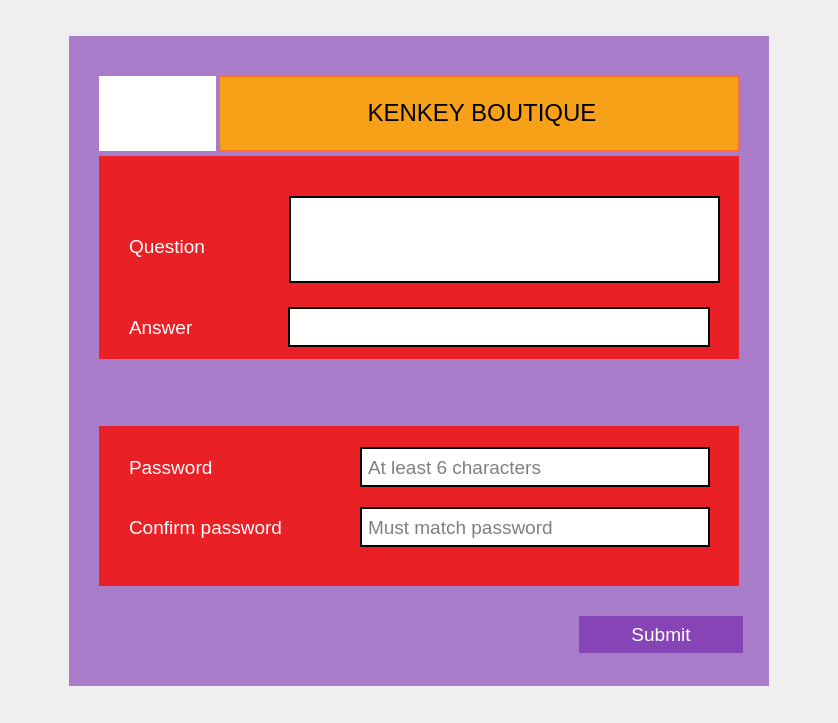
<?xml version="1.0" encoding="UTF-8"?>
<ui version="4.0">
 <class>changePasswordDialog</class>
 <widget class="QDialog" name="changePasswordDialog">
  <property name="geometry">
   <rect>
    <x>0</x>
    <y>0</y>
    <width>838</width>
    <height>723</height>
   </rect>
  </property>
  <property name="windowTitle">
   <string>Dialog</string>
  </property>
  <layout class="QGridLayout" name="gridLayout">
   <item row="0" column="0">
    <widget class="QGroupBox" name="groupBox_2">
     <property name="sizePolicy">
      <sizepolicy hsizetype="Fixed" vsizetype="Fixed">
       <horstretch>0</horstretch>
       <verstretch>0</verstretch>
      </sizepolicy>
     </property>
     <property name="minimumSize">
      <size>
       <width>700</width>
       <height>650</height>
      </size>
     </property>
     <property name="maximumSize">
      <size>
       <width>700</width>
       <height>650</height>
      </size>
     </property>
     <property name="styleSheet">
      <string notr="true">background-color: rgba(100, 10, 164,0.5);
border: 0px;</string>
     </property>
     <property name="title">
      <string/>
     </property>
     <widget class="QGroupBox" name="groupBox">
      <property name="geometry">
       <rect>
        <x>30</x>
        <y>120</y>
        <width>640</width>
        <height>203</height>
       </rect>
      </property>
      <property name="sizePolicy">
       <sizepolicy hsizetype="Fixed" vsizetype="Fixed">
        <horstretch>0</horstretch>
        <verstretch>0</verstretch>
       </sizepolicy>
      </property>
      <property name="minimumSize">
       <size>
        <width>640</width>
        <height>203</height>
       </size>
      </property>
      <property name="maximumSize">
       <size>
        <width>640</width>
        <height>160</height>
       </size>
      </property>
      <property name="styleSheet">
       <string notr="true">background-color: #EA2027;
border: 52px solid rgba(234, 32, 39,0.5);
</string>
      </property>
      <property name="title">
       <string/>
      </property>
      <widget class="QWidget" name="layoutWidget_14">
       <property name="geometry">
        <rect>
         <x>30</x>
         <y>150</y>
         <width>581</width>
         <height>42</height>
        </rect>
       </property>
       <layout class="QHBoxLayout" name="horizontalLayout_14">
        <property name="spacing">
         <number>0</number>
        </property>
        <item>
         <widget class="QLabel" name="label_19">
          <property name="sizePolicy">
           <sizepolicy hsizetype="Fixed" vsizetype="Fixed">
            <horstretch>0</horstretch>
            <verstretch>0</verstretch>
           </sizepolicy>
          </property>
          <property name="minimumSize">
           <size>
            <width>150</width>
            <height>40</height>
           </size>
          </property>
          <property name="maximumSize">
           <size>
            <width>180</width>
            <height>40</height>
           </size>
          </property>
          <property name="font">
           <font>
            <pointsize>14</pointsize>
           </font>
          </property>
          <property name="styleSheet">
           <string notr="true">background-color: none;
border:0px;
color: rgb(255, 255, 255);
</string>
          </property>
          <property name="text">
           <string>Answer</string>
          </property>
         </widget>
        </item>
        <item>
         <widget class="QLineEdit" name="answerEdit">
          <property name="sizePolicy">
           <sizepolicy hsizetype="Minimum" vsizetype="Fixed">
            <horstretch>0</horstretch>
            <verstretch>0</verstretch>
           </sizepolicy>
          </property>
          <property name="minimumSize">
           <size>
            <width>422</width>
            <height>40</height>
           </size>
          </property>
          <property name="maximumSize">
           <size>
            <width>4500</width>
            <height>40</height>
           </size>
          </property>
          <property name="font">
           <font>
            <pointsize>10</pointsize>
           </font>
          </property>
          <property name="styleSheet">
           <string notr="true">QLineEdit { 
    padding-top: 2px;     /* This QLineEdit fix  103, 111 */
    padding-bottom: 2px;  /* This QLineEdit fix  103, 111 */
    padding-left: 4px;
    padding-right: 4px;
    border-style: solid;
    background-color: rgb(255, 255, 255);
border: 2px solid rgba(0, 0, 0,1.0);
border-radius: 0px;
    color: rgb(0,0,0);
}

QLineEdit:disabled {
    background-color: #232629;
    color: #4D545B;
}

QLineEdit:hover{
    border: 2px solid rgba(60, 64, 198,1.0);
    color: rgb(0,0,0);
}

QLineEdit:selected{
   border: 2px solid rgba(60, 64, 198,1.0);
    color: rgb(0,0,0);
}</string>
          </property>
          <property name="placeholderText">
           <string/>
          </property>
         </widget>
        </item>
       </layout>
      </widget>
      <widget class="QTextEdit" name="questionEdit">
       <property name="geometry">
        <rect>
         <x>190</x>
         <y>40</y>
         <width>431</width>
         <height>87</height>
        </rect>
       </property>
       <property name="styleSheet">
        <string notr="true">QTextEdit { 
    padding-top: 2px;     /* This QLineEdit fix  103, 111 */
    padding-bottom: 2px;  /* This QLineEdit fix  103, 111 */
    padding-left: 4px;
    padding-right: 4px;
    border-style: solid;
    background-color: rgb(255, 255, 255);
border: 2px solid rgba(0, 0, 0,1.0);
border-radius: 0px;
    color: rgb(0,0,0);
}

QTextEdit:disabled {
    background-color: #232629;
    color: #4D545B;
}

QTextEdit:hover{
    border: 2px solid rgba(60, 64, 198,1.0);
    color: rgb(0,0,0);
}

QTextEdit:selected{
   border: 2px solid rgba(60, 64, 198,1.0);
    color: rgb(0,0,0);
}</string>
       </property>
      </widget>
      <widget class="QLabel" name="label_20">
       <property name="geometry">
        <rect>
         <x>30</x>
         <y>70</y>
         <width>160</width>
         <height>40</height>
        </rect>
       </property>
       <property name="sizePolicy">
        <sizepolicy hsizetype="Fixed" vsizetype="Fixed">
         <horstretch>0</horstretch>
         <verstretch>0</verstretch>
        </sizepolicy>
       </property>
       <property name="minimumSize">
        <size>
         <width>160</width>
         <height>40</height>
        </size>
       </property>
       <property name="maximumSize">
        <size>
         <width>160</width>
         <height>40</height>
        </size>
       </property>
       <property name="font">
        <font>
         <pointsize>14</pointsize>
        </font>
       </property>
       <property name="styleSheet">
        <string notr="true">background-color: none;
border:0px;
color: rgb(255, 255, 255);
</string>
       </property>
       <property name="text">
        <string>Question</string>
       </property>
      </widget>
     </widget>
     <widget class="QLabel" name="label_6">
      <property name="geometry">
       <rect>
        <x>30</x>
        <y>40</y>
        <width>117</width>
        <height>75</height>
       </rect>
      </property>
      <property name="sizePolicy">
       <sizepolicy hsizetype="Fixed" vsizetype="Fixed">
        <horstretch>0</horstretch>
        <verstretch>0</verstretch>
       </sizepolicy>
      </property>
      <property name="minimumSize">
       <size>
        <width>117</width>
        <height>75</height>
       </size>
      </property>
      <property name="maximumSize">
       <size>
        <width>109</width>
        <height>75</height>
       </size>
      </property>
      <property name="styleSheet">
       <string notr="true">image: url(:/kenkey1.png);
background-color: white;</string>
      </property>
      <property name="text">
       <string>&lt;html&gt;&lt;head/&gt;&lt;body&gt;&lt;p&gt;&lt;br/&gt;&lt;/p&gt;&lt;p&gt;&lt;br/&gt;&lt;/p&gt;&lt;/body&gt;&lt;/html&gt;</string>
      </property>
     </widget>
     <widget class="QLabel" name="label_5">
      <property name="geometry">
       <rect>
        <x>150</x>
        <y>40</y>
        <width>520</width>
        <height>75</height>
       </rect>
      </property>
      <property name="sizePolicy">
       <sizepolicy hsizetype="Fixed" vsizetype="Fixed">
        <horstretch>0</horstretch>
        <verstretch>0</verstretch>
       </sizepolicy>
      </property>
      <property name="minimumSize">
       <size>
        <width>520</width>
        <height>75</height>
       </size>
      </property>
      <property name="maximumSize">
       <size>
        <width>517</width>
        <height>75</height>
       </size>
      </property>
      <property name="font">
       <font>
        <pointsize>18</pointsize>
       </font>
      </property>
      <property name="styleSheet">
       <string notr="true">background-image: url(:/ad.jpg);
background-color: rgba(255, 165, 2,0.9);
border: 1px solid rgba(255, 56, 56,0.5);
border-radius: 0px;
</string>
      </property>
      <property name="text">
       <string>&lt;html&gt;&lt;head/&gt;&lt;body&gt;&lt;p align=&quot;center&quot;&gt;KENKEY BOUTIQUE&lt;/p&gt;&lt;/body&gt;&lt;/html&gt;</string>
      </property>
     </widget>
     <widget class="QGroupBox" name="groupBox_5">
      <property name="geometry">
       <rect>
        <x>30</x>
        <y>390</y>
        <width>640</width>
        <height>160</height>
       </rect>
      </property>
      <property name="sizePolicy">
       <sizepolicy hsizetype="Fixed" vsizetype="Fixed">
        <horstretch>0</horstretch>
        <verstretch>0</verstretch>
       </sizepolicy>
      </property>
      <property name="minimumSize">
       <size>
        <width>640</width>
        <height>160</height>
       </size>
      </property>
      <property name="maximumSize">
       <size>
        <width>640</width>
        <height>160</height>
       </size>
      </property>
      <property name="styleSheet">
       <string notr="true">background-color: #EA2027;
border: 52px solid rgba(234, 32, 39,0.5);
</string>
      </property>
      <property name="title">
       <string/>
      </property>
      <widget class="QWidget" name="layoutWidget_12">
       <property name="geometry">
        <rect>
         <x>30</x>
         <y>20</y>
         <width>581</width>
         <height>42</height>
        </rect>
       </property>
       <layout class="QHBoxLayout" name="horizontalLayout_12">
        <property name="spacing">
         <number>0</number>
        </property>
        <item>
         <widget class="QLabel" name="label_17">
          <property name="sizePolicy">
           <sizepolicy hsizetype="Fixed" vsizetype="Fixed">
            <horstretch>0</horstretch>
            <verstretch>0</verstretch>
           </sizepolicy>
          </property>
          <property name="minimumSize">
           <size>
            <width>180</width>
            <height>40</height>
           </size>
          </property>
          <property name="maximumSize">
           <size>
            <width>180</width>
            <height>40</height>
           </size>
          </property>
          <property name="font">
           <font>
            <pointsize>14</pointsize>
           </font>
          </property>
          <property name="styleSheet">
           <string notr="true">background-color: none;
border:0px;
color: rgb(255, 255, 255);
</string>
          </property>
          <property name="text">
           <string>Password</string>
          </property>
         </widget>
        </item>
        <item>
         <spacer name="horizontalSpacer_3">
          <property name="orientation">
           <enum>Qt::Horizontal</enum>
          </property>
          <property name="sizeHint" stdset="0">
           <size>
            <width>40</width>
            <height>20</height>
           </size>
          </property>
         </spacer>
        </item>
        <item>
         <widget class="QLineEdit" name="passwordEdit">
          <property name="sizePolicy">
           <sizepolicy hsizetype="Fixed" vsizetype="Fixed">
            <horstretch>0</horstretch>
            <verstretch>0</verstretch>
           </sizepolicy>
          </property>
          <property name="minimumSize">
           <size>
            <width>350</width>
            <height>40</height>
           </size>
          </property>
          <property name="maximumSize">
           <size>
            <width>350</width>
            <height>40</height>
           </size>
          </property>
          <property name="font">
           <font>
            <pointsize>14</pointsize>
           </font>
          </property>
          <property name="styleSheet">
           <string notr="true">QLineEdit { 
    padding-top: 2px;     /* This QLineEdit fix  103, 111 */
    padding-bottom: 2px;  /* This QLineEdit fix  103, 111 */
    padding-left: 4px;
    padding-right: 4px;
    border-style: solid;
    background-color: rgb(255, 255, 255);
border: 2px solid rgba(0, 0, 0,1.0);
border-radius: 0px;
    color: rgb(0,0,0);
}

QLineEdit:disabled {
    background-color: #232629;
    color: #4D545B;
}

QLineEdit:hover{
    border: 2px solid rgba(60, 64, 198,1.0);
    color: rgb(0,0,0);
}

QLineEdit:selected{
   border: 2px solid rgba(60, 64, 198,1.0);
    color: rgb(0,0,0);
}</string>
          </property>
          <property name="echoMode">
           <enum>QLineEdit::Password</enum>
          </property>
          <property name="placeholderText">
           <string>At least 6 characters</string>
          </property>
         </widget>
        </item>
       </layout>
      </widget>
      <widget class="QWidget" name="layoutWidget_13">
       <property name="geometry">
        <rect>
         <x>30</x>
         <y>80</y>
         <width>581</width>
         <height>42</height>
        </rect>
       </property>
       <layout class="QHBoxLayout" name="horizontalLayout_13">
        <property name="spacing">
         <number>0</number>
        </property>
        <item>
         <widget class="QLabel" name="label_18">
          <property name="sizePolicy">
           <sizepolicy hsizetype="Fixed" vsizetype="Fixed">
            <horstretch>0</horstretch>
            <verstretch>0</verstretch>
           </sizepolicy>
          </property>
          <property name="minimumSize">
           <size>
            <width>180</width>
            <height>40</height>
           </size>
          </property>
          <property name="maximumSize">
           <size>
            <width>180</width>
            <height>40</height>
           </size>
          </property>
          <property name="font">
           <font>
            <pointsize>14</pointsize>
           </font>
          </property>
          <property name="styleSheet">
           <string notr="true">background-color: none;
border:0px;
color: rgb(255, 255, 255);
</string>
          </property>
          <property name="text">
           <string>Confirm password</string>
          </property>
         </widget>
        </item>
        <item>
         <spacer name="horizontalSpacer_4">
          <property name="orientation">
           <enum>Qt::Horizontal</enum>
          </property>
          <property name="sizeHint" stdset="0">
           <size>
            <width>40</width>
            <height>20</height>
           </size>
          </property>
         </spacer>
        </item>
        <item>
         <widget class="QLineEdit" name="confirmPasswordEdit">
          <property name="sizePolicy">
           <sizepolicy hsizetype="Fixed" vsizetype="Fixed">
            <horstretch>0</horstretch>
            <verstretch>0</verstretch>
           </sizepolicy>
          </property>
          <property name="minimumSize">
           <size>
            <width>350</width>
            <height>40</height>
           </size>
          </property>
          <property name="maximumSize">
           <size>
            <width>350</width>
            <height>40</height>
           </size>
          </property>
          <property name="font">
           <font>
            <pointsize>14</pointsize>
           </font>
          </property>
          <property name="styleSheet">
           <string notr="true">QLineEdit { 
    padding-top: 2px;     /* This QLineEdit fix  103, 111 */
    padding-bottom: 2px;  /* This QLineEdit fix  103, 111 */
    padding-left: 4px;
    padding-right: 4px;
    border-style: solid;
    background-color: rgb(255, 255, 255);
border: 2px solid rgba(0, 0, 0,1.0);
border-radius: 0px;
    color: rgb(0,0,0);
}

QLineEdit:disabled {
    background-color: #232629;
    color: #4D545B;
}

QLineEdit:hover{
    border: 2px solid rgba(60, 64, 198,1.0);
    color: rgb(0,0,0);
}

QLineEdit:selected{
   border: 2px solid rgba(60, 64, 198,1.0);
    color: rgb(0,0,0);
}</string>
          </property>
          <property name="echoMode">
           <enum>QLineEdit::Password</enum>
          </property>
          <property name="placeholderText">
           <string>Must match password</string>
          </property>
         </widget>
        </item>
       </layout>
      </widget>
     </widget>
     <widget class="QPushButton" name="submitButton">
      <property name="geometry">
       <rect>
        <x>510</x>
        <y>580</y>
        <width>164</width>
        <height>37</height>
       </rect>
      </property>
      <property name="font">
       <font>
        <pointsize>14</pointsize>
       </font>
      </property>
      <property name="styleSheet">
       <string notr="true">QPushButton{
background-color: qlineargradient(x1: 0, y1: 0, x2: 0, y2: 1,
                           stop: 0 #4cd137, stop: 1#009432);
color: rgb(255, 255, 255);
selection-color: rgb(255, 0, 0);
border: 0px solid;
border-radius: 0px;
}
QPushButton:pressed {
    border: 1px solid #FFC312;
   color: #FFC312;
}

QPushButton:hover,
QPushButton:checked:hover{
    border: 1px solid #FFC312;
}</string>
      </property>
      <property name="text">
       <string>Submit</string>
      </property>
     </widget>
    </widget>
   </item>
  </layout>
 </widget>
 <resources/>
 <connections/>
</ui>
